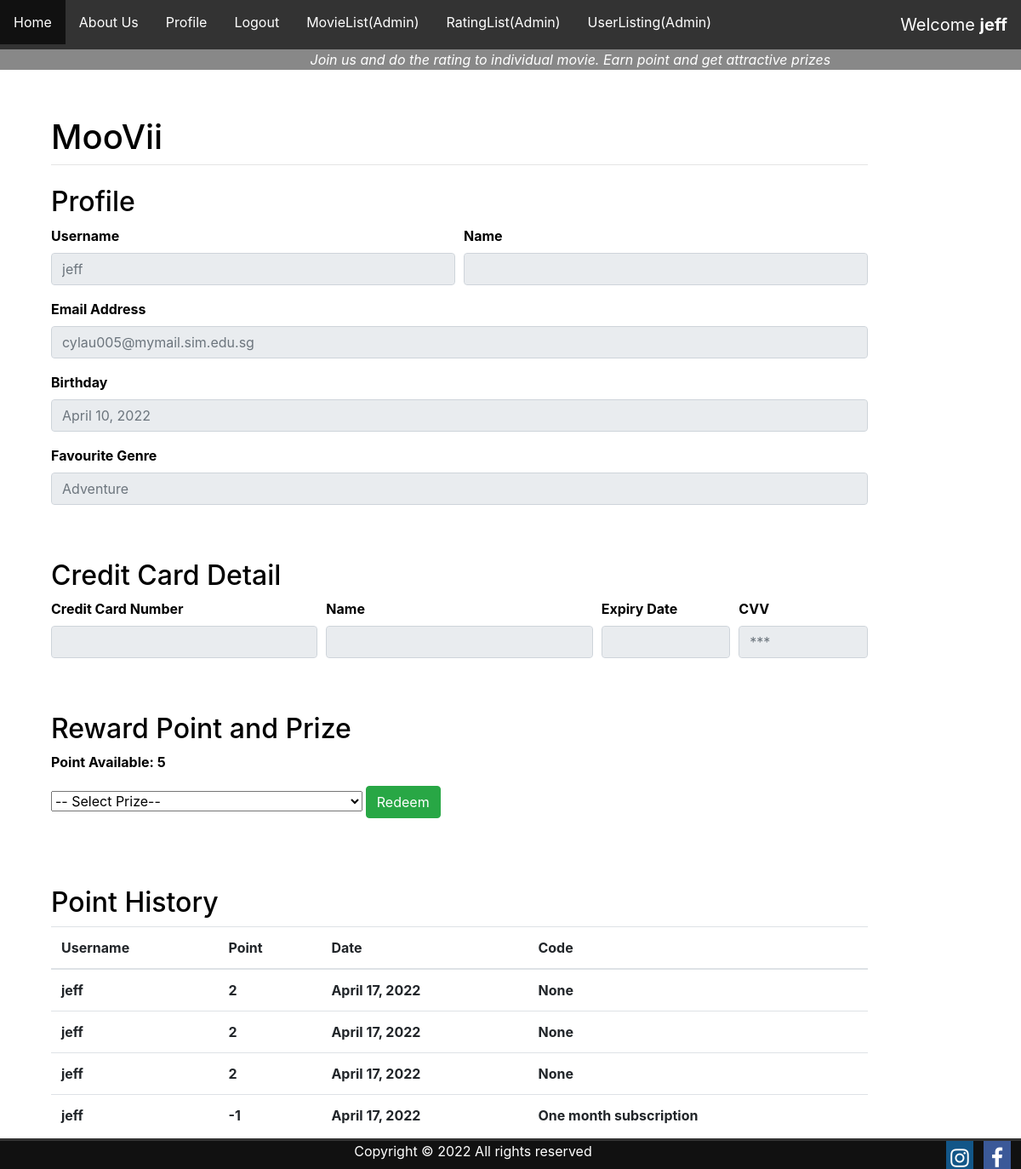
The page /profile/ (signed in) on the database as committed earlier.
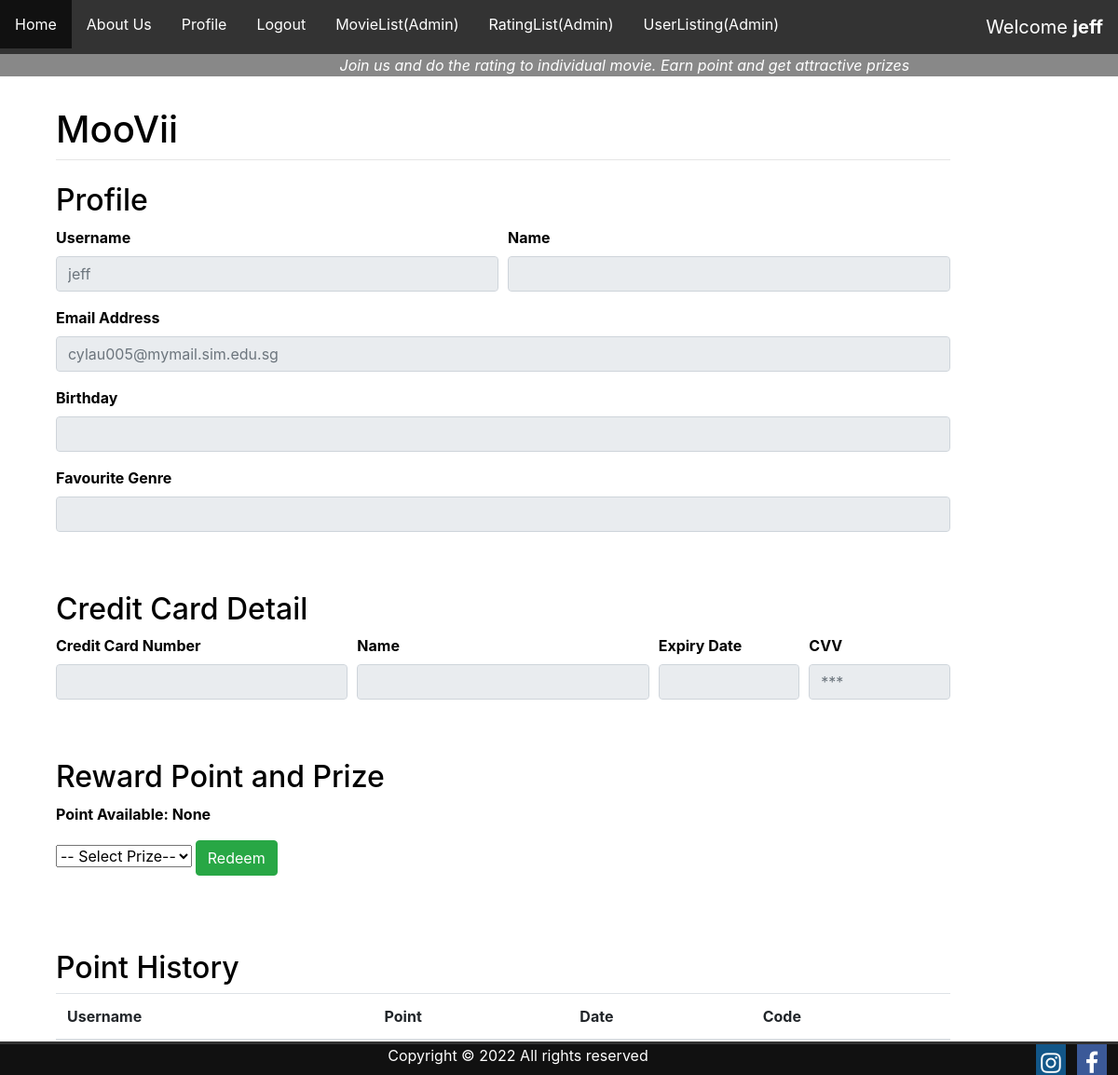
The same page on the database as committed later.
### register/models.py (models this page shows, shortened)
class Account(models.Model):
    user = models.OneToOneField(User, on_delete=models.CASCADE)
    dob = models.DateField(default=None, blank=True, null=True)
    genres = models.CharField(
        max_length=30,
        choices=[('Adventure','Adventure'),
                ('Comedy','Comedy'),
                ('Action','Action'),
                ('Drama','Drama'),
                ('Crime','Crime'),
                ('Children','Children'),
                ('Mystery','Mystery'),
                ('Documentary','Documentary'),
                ('Animation','Animation'),
                ('Thriller','Thriller'),
                ('Horror','Horror'),
                ('Fantasy','Fantasy'),
                ('Western','Western'),
                ('Film-Noir','Film-Noir'),
                ('Romance','Romance'),
                ('War','War'),
                ('Sci-Fi','Sci-Fi'),
                ('Musical','Musical'),])

### main/models.py (models this page shows)
class Reward_Point(models.Model):
    user_id = models.ForeignKey(User, on_delete=models.CASCADE)
    point = models.IntegerField(default=None, blank=True, null=True)
    date_modified = models.DateField(auto_now_add=True)
    redeem_item_id = models.ForeignKey(PrizeList, on_delete=models.CASCADE, default=None, blank=True, null=True)
    code = models.CharField(max_length=50,default=None, blank=True, null=True)

### main/views.py (the view)
# urls.py: path("profile/", views.profile, name="profile"),
def profile(response):
    user = response.user
    data = Reward_Point.objects.filter(user_id=user).aggregate(thedata=Sum('point'))
    prize = PrizeList.objects.all()
    reward = Reward_Point.objects.filter(user_id=user).order_by('-date_modified')
    msg = ''
    if 'prize_chosen' in response.POST:
        item = response.POST['prize_chosen']
        point = data['thedata']
        msg = ""
        chosenPrizeID = PrizeList.objects.get(pk=item)
        rp_PrizeItem = PrizeList.objects.filter(pk=item).values_list('require_points', flat=True)[0]
        if point is not None and point >= rp_PrizeItem:
            point = 0-rp_PrizeItem
            S = 30
            ran = ''.join(random.choices(string.ascii_uppercase + string.digits, k = S))
            if item == '1':
                ran = 'MV-'+ran
                msg = 'Please do a screenshot and present it to the staff  \n\n' + ran
            if item == '2':
                ran = 'FD-'+ran
                msg = 'Please do a screenshot and present it to the staff  \n\n' + ran
            if item == '3':
                ran = 'One month subscription'
                msg = 'We will extend your subscription for one month'
            r = Reward_Point(user_id=user, point=point, redeem_item_id=chosenPrizeID, code = ran)
            r.save()
            data = Reward_Point.objects.filter(user_id=user).aggregate(thedata=Sum('point'))
        else:
            msg = 'You do not have enough point'
    else:
        error = "something wrong"
    context = {"data":data,
                "prize":prize,
                "reward":reward,
                "msg": msg
    }
    return render(response, "main/profile.html", context)

### main/templates/main/profile.html (shortened to what this page needs)
{% extends "main/base.html" %}
{% block content %}
<h2>Profile</h2>
    <div class="form-row">
      <div class="form-group col-md-6">
        <label for="inputEmail4">Username</label>
        <input type="email" class="form-control" placeholder="{{ user }}" disabled="true">
      </div>
      <div class="form-group col-md-6">
        <label for="inputEmail4">Name</label>
        <input type="text" class="form-control" placeholder="{{ user.first_name }} {{ user.last_name }}" disabled="true">
      </div>
    </div>
    <div class="form-group">
      <label for="inputEmail4">Email Address</label>
      <input type="text" class="form-control" id="inputEmail4" placeholder="{{ user.email }}" disabled="true">
    </div>
    <div class="form-group">
      <label for="inputEmail4">Birthday</label>
      <input type="text" class="form-control" id="inputEmail4" placeholder="{{ user.account.dob }}" disabled="true">
    </div>
    <div class="form-group">
      <label for="inputEmail4">Favourite Genre</label>
      <input type="text" class="form-control" id="inputEmail4" placeholder="{{ user.account.genres }}" disabled="true">
    </div>
    <br /><br />
<h2>Credit Card Detail</h2>
    <div class="form-row">
      <div class="form-group col-md-4">
        <label for="inputEmail4">Credit Card Number</label>
        <input type="text" class="form-control" placeholder="{{ user.creditcard.cc_number }}" disabled="true">
      </div>
      <div class="form-group col-md-4">
        <label for="inputEmail4">Name</label>
        <input type="text" class="form-control" placeholder="{{ user.creditcard.cc_name }}" disabled="true">
      </div>
      <div class="form-group col-md-2">
        <label for="inputZip">Expiry Date</label>
        <input type="text" class="form-control" placeholder="{{ user.creditcard.cc_expirydate }}" disabled="true">
      </div>
      <div class="form-group col-md-2">
        <label for="inputZip">CVV</label>
        <input type="text" class="form-control" placeholder="***" disabled="true">
      </div>
    </div>
    <br /><br />
<h2>Reward Point and Prize</h2>
<p>Point Available: {{data.thedata}}</p>
<form method="POST" class="form-group" action="">
  <select name="prize_chosen" action="">
    <option selected disabled="true">-- Select Prize--</option>
  </select>
  <input type="submit" class="btn btn-success" value="Redeem">
</form>
<br />
<br />
<h2>Point History</h2>
<div class="table-responsive">
    <table class="table">
      <thead>
        <tr>
          <th scope="col">Username</th>
          <th scope="col">Point</th>
          <th scope="col">Date</th>
          <th scope="col">Code</th>
        </tr>
      </thead>
      <tbody>
        {% for td in reward.all %}
          <tr>
            <td>{{td.user_id}}</td>
            <td>{{td.point}}</td>
            <td>{{td.date_modified}}</td>
            <td>{{td.code}}</td>
          </tr>
        {% endfor %}
      </tbody>
    </table>
  </div>
{% endblock %}

### main/templates/main/base.html (shortened to what this page needs)
<!doctype html>
<html>
    <head>
        <link rel="stylesheet" href="https://stackpath.bootstrapcdn.com/bootstrap/4.3.1/css/bootstrap.min.css">
        <link rel="stylesheet" href="https://cdnjs.cloudflare.com/ajax/libs/font-awesome/4.7.0/css/font-awesome.min.css">
    </head>
    <body>
        <div class="nav">
            <ul>
                <li><a href="/home">Home</a></li>
                <li><a href="/aboutus">About Us</a></li>
                {% if request.user.is_authenticated %}
                    <li><a href="/profile">Profile</a></li>
                    <li><a href="{% url 'logout' %}">Logout</a></li>
                    <span>Welcome <b>{{ user }}</b></span>
                {% else %}
                    <li><a href="/register">Registration</a></li>
                    <li><a href="/login">Login</a></li>
                {% endif %}
                {% if request.user.is_staff %}
                <li><a href="/movie_listing">MovieList(Admin)</a></li>
                <li><a href="/rate_listing">RatingList(Admin)</a></li>
                <li><a href="/user_listing">UserListing(Admin)</a></li>
                {% endif %}
            </ul>
        </div>
        <div style="background-color:#888; color:white;">
            <i style="margin-left: 30%;"> &nbsp;Join us and do the rating to individual movie. Earn point and get attractive prizes</i>
        </div>
        <div class="bg-text">
            <h1>MooVii</h1>
            <hr class="mt-0 mb-4">
            {% block content %}
            {% endblock %}
            <br />
        </div>
        <div class="footer">
            Copyright © 2022 All rights reserved
            <a href="#" class="fa fa-facebook"></a>
            <a href="#" class="fa fa-instagram"></a>
        </div>
    </body>
</html>

### main/templates/main/base.html (style rules this page uses)
html { background: url(https://wallpaper.dog/large/20355534.jpg) no-repeat center center fixed; -webkit-background-size: cover; -moz-background-size: cover; -o-background-size: cover; background-size: cover; }
.nav ul { width:100%; list-style-type: none; margin: 0; padding: 0; overflow: hidden; background-color: #333; }
.nav li { float: left; }
.nav li a { display: block; color: white; text-align: center; padding: 14px 16px; text-decoration: none; }
.nav ul span { color: white; text-align: center; padding: 14px 16px; text-decoration: none; float: right; font-size: 20px; }
.bg-text { color: Black; font-weight: bold; position: absolute; top: 10%; left: 5%; width: 80%; z-index: 2; }
.footer { z-index:100; position: fixed; left: 0; bottom: 0; width: 100%; border-top:3px solid #333; color: White; text-align: center; background-color: #111; }
.footer .fa { float: right; padding-top: 8px; margin-right: 1%; font-size: 25px; width: 32px; text-align: center; text-decoration: none; }
.footer .fa-facebook { background: #3B5998; color: white; }
.footer .fa-instagram { background: #125688; color: white; }

Rows that differ between the two databases and show on the page:
removed Reward_Point: user_id "jeff", point "2", date_modified "April 17, 2022", code "None"
removed Reward_Point: user_id "jeff", point "2", date_modified "April 17, 2022", code "None"
removed Reward_Point: user_id "jeff", point "2", date_modified "April 17, 2022", code "None"
removed Reward_Point: user_id "jeff", point "-1", date_modified "April 17, 2022", code "One month subscription"
Other text that changed with them:
{{ data.thedata }}: "5" → "None"
form field account.dob: "April 10, 2022" → (not shown)
form field account.genres: "Adventure" → (not shown)
